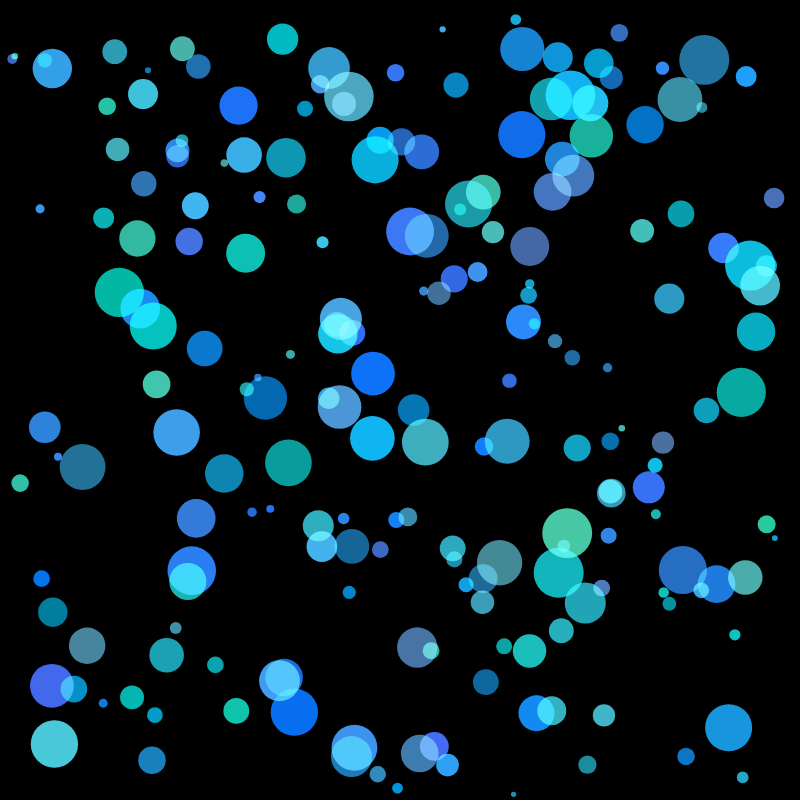
Frame 1 (no input)
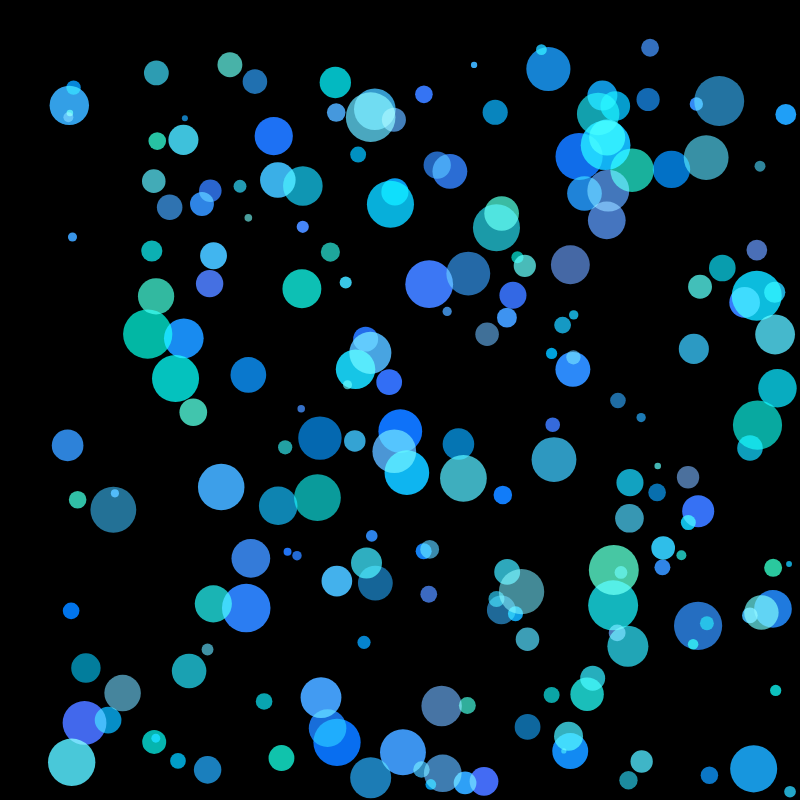
Frame 60 (no input)
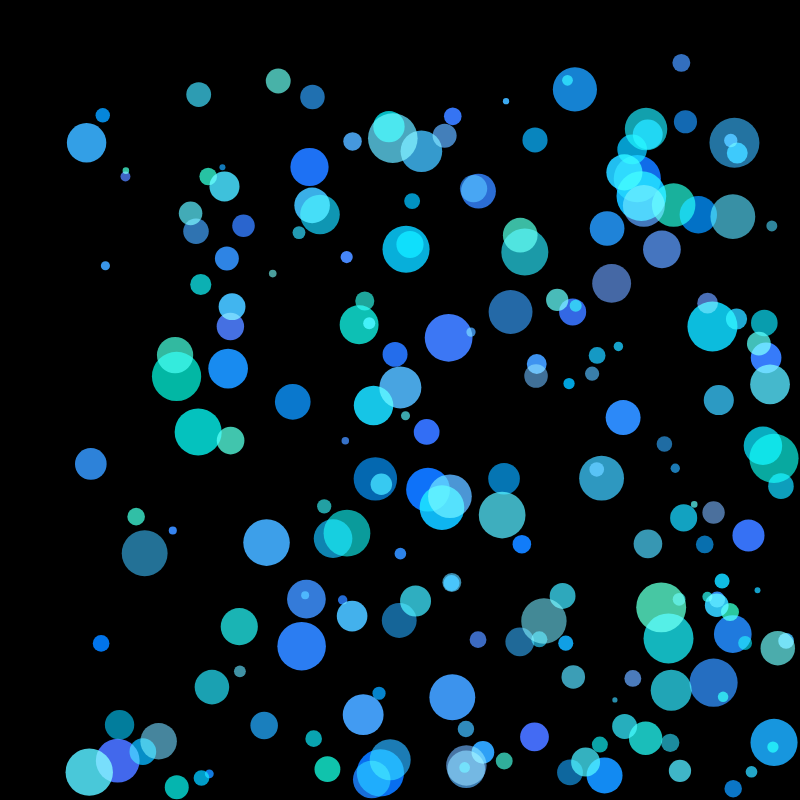
Frame 120 (the mouse pressed at the canvas centre since frame 60)

The p5.js sketch that drew these frames (run headless with seeded random() and noise() and a simulated clock; from frame 60 on, the mouse is pressed at the canvas centre):

// p5.js sketch
// ── sketch.js
var zip = [];

function setup() {
    createCanvas(800, 800);
    for (var i = 0; i < 500; i++){
      zip[i] = new Zip();
    }
}

function draw() {
    background(0);
    for (var i = 0; i < 200; i++) {
      zip[i].move();
      zip[i].display();
    }
}

// At first I couldn't get it to show up while using a class file, so I made sure it worked here first, then transfered my work.

/*function Zip(){
    this.x = random(0, 800);
    this.y = random(0, 800);
    this.size = random(5, 50);
    this.r = random(0, 75);
    this.g = random(100, 200);
    this.b = random(150, 250);
    this.speed = random(0.25 , 1);

    this.display = function() {
      fill(this.r, this.g, this.b);
      ellipse(this.x, this.y, this.size, this.size);
      fill(0);
      ellipse(this.x, this.y, this.size * 0.25, this.size * 0.25);
    };

    this.move = function() {
      // this.x = this.x + this.speed;
      this.y = this.y - this.speed;
      if (this.y < 0 - this.size * 0.5){
        this.y = height;
      }

    };
}
*/

// ── myClass.js
// Define my class... I didn't know what to call it so it became Zip
function Zip(){
    this.size = random(5, 50);
    this.x = random(0 + this.size, 800 - this.size);
    this.y = random(0 + this.size, 800 - this.size);
    this.r = random(0, 75);
    this.g = random(100, 200);
    this.b = random(150, 250);
    this.speedX = random(0.25 , 1);
    this.speedY = random(0.25, 1);
    this.edge = this.size * 0.5;

    this.display = function() {
      push();
      blendMode(SCREEN);
      fill(this.r, this.g, this.b);
      ellipse(this.x, this.y, this.size, this.size);
      fill(0);
      ellipse(this.x, this.y, this.size * 0.25, this.size * 0.25);
      pop();
    };

    this.move = function() {
      this.x = this.x + this.speedX;
      if (this.x >= width - this.edge || this.x <= 0 + this.edge){
        this.speedX = -this.speedX;
      }

      this.y = this.y + this.speedY;
      if (this.y >= height - this.edge || this.y <= 0 + this.edge){
        this.speedY = -this.speedY;
      }

    };
}
